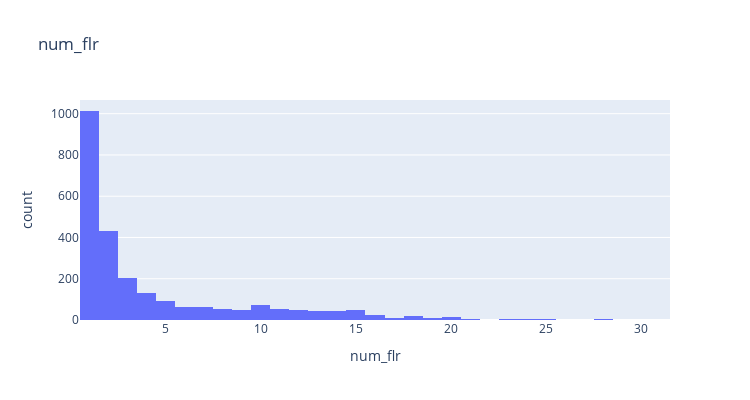

The code cell stored with this chart in its notebook:
### Code cell
# Delete Extreams of num_flr
df_raw_hh = df_raw_hh[df_raw_hh.num_flr > 0]

# Check floor number distribution.
fig_tmp = px.histogram(df_raw_hh, x= "num_flr", title= "num_flr")
fig_tmp.update_layout(width= 750, height= 400)
fig_tmp.show()

### Figure 1 — Plotly figure (JSON) as saved in the notebook; plotly's stock layout.template omitted (floating-point values rounded to 4 significant figures; data arrays with more than 128 entries replaced by an {"elided": "..."} marker saying what was removed)
{"data": [{"alignmentgroup": "True", "bingroup": "x", "hovertemplate": "num_flr=%{x}<br>count=%{y}<extra></extra>", "legendgroup": "", "marker": {"color": "#636efa", "pattern": {"shape": ""}}, "name": "", "offsetgroup": "", "orientation": "v", "showlegend": false, "type": "histogram", "x": {"elided": "2509 int values"}, "xaxis": "x", "yaxis": "y"}], "layout": {"barmode": "relative", "height": 400, "legend": {"tracegroupgap": 0}, "title": {"text": "num_flr"}, "width": 750, "xaxis": {"anchor": "y", "domain": [0, 1], "title": {"text": "num_flr"}}, "yaxis": {"anchor": "x", "domain": [0, 1], "title": {"text": "count"}}}}
